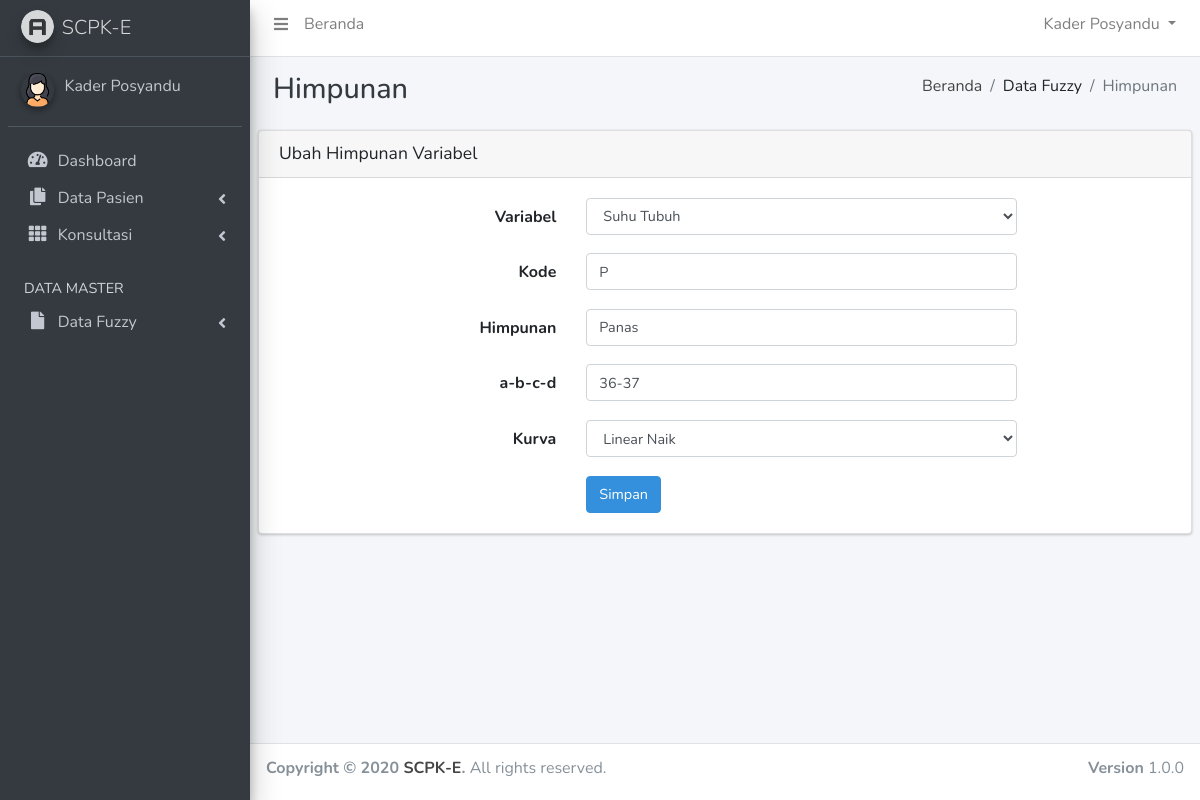
Page /scpk-e/?page=himpunan-input&stat=ubah&id=24 (signed in) on the committed database.
### tables this page shows
CREATE TABLE `himpunan` (
  `id_variabel_himpunan` int(2) NOT NULL,
  `id_variabel` int(2) NOT NULL,
  `kode` varchar(3) NOT NULL,
  `himpunan` varchar(30) NOT NULL,
  `range` varchar(30) NOT NULL,
  `kurva` varchar(20) NOT NULL COMMENT 'diisi jenis kurva'
);

CREATE TABLE `variabel` (
  `id_variabel` int(2) NOT NULL,
  `variabel` varchar(30) NOT NULL,
  `sifat` varchar(30) NOT NULL,
  `jenis` int(1) NOT NULL COMMENT '1. Kriteria, 2. Keputusan'
);

### scpk-e/config/koneksi.php (called while the page is built, shortened)
<?php
function querydb($query)
{
	$result=mysql_query($query) or die ("gagal melakukan Query=$query");
	return $result;
}
?>

### scpk-e/config/library.php (called while the page is built, shortened)
<?php
function antiinjec($data){
  $filter_sql = mysql_real_escape_string(stripslashes(strip_tags(htmlspecialchars($data,ENT_QUOTES))));
  return $filter_sql;
}
?>

### scpk-e/input_himpunan.php (the view, shortened to what this page needs)
<?php
$stat	= @$_GET['stat'];
$id		= (int)antiinjec(@$_GET['id']);
if($stat=="ubah") {
	$hdata=querydb("SELECT id_variabel_himpunan, himpunan, kode, `range`, kurva, id_variabel FROM himpunan WHERE id_variabel_himpunan=$id");
	$data=mysql_fetch_array($hdata);
}
			?>
<div class="content-header">
  <div class="container-fluid">
    <div class="row mb-2">
      <div class="col-sm-6">
        <h1 class="m-0 text-dark">Himpunan</h1>
      </div>
      <div class="col-sm-6">
        <ol class="breadcrumb float-sm-right">
          <li class="breadcrumb-item"><a href="?page=home">Beranda</a></li>
          <li class="breadcrumb-item">Data Fuzzy</li>
          <li class="breadcrumb-item active">Himpunan</li>
        </ol>
      </div>
    </div>
  </div>
</div>
<section class="content">
  	<div class="row">
		<div class="col-12">
			<div class="card">
				<div class="card-header">
					<h2 class="card-title" style="margin-bottom: 1px;"><?php if($stat=="tambah") { echo "Tambah"; } elseif($stat=="ubah") { echo "Ubah"; } ?> Himpunan Variabel</h2>
				</div>
				<div class="card-body">
					<form class="needs-validation" action="?page=himpunan-input&stat=<?php echo $stat; ?>" method="post" enctype="multipart/form-data" name="form1" id="form1" novalidate>
					<div class="form-group row">
						<label for="variabel" class="col-md-4 col-form-label text-md-right">Variabel</label>
						<div class="col-md-6">
							<select class="form-control" name="variabel" required>
								<?php
								$q_drop="SELECT id_variabel, variabel FROM variabel ORDER BY id_variabel ASC";
								$h_drop=querydb($q_drop);
								while($d_drop=mysql_fetch_assoc($h_drop)) {
								?>
								<option value="<?php echo $d_drop['id_variabel']; ?>" <?php if($d_drop['id_variabel']==$data['id_variabel']) { echo "selected"; } ?>><?php echo $d_drop['variabel']; ?></option>
								<?php } ?>
							</select>
						</div>
					</div>
					<div class="form-group row">
						<label for="kode" class="col-md-4 col-form-label text-md-right">Kode</label>
						<div class="col-md-6">
							<input type="text" class="form-control" name="kode" value="<?php echo"$data[kode]";?>" required>
						</div>
					</div>
					<div class="form-group row">
						<label for="himpunan" class="col-md-4 col-form-label text-md-right">Himpunan</label>
						<div class="col-md-6">
							<input type="text" class="form-control" name="himpunan" value="<?php echo"$data[himpunan]";?>" required>
						</div>
					</div>
					<div class="form-group row">
						<label for="range" class="col-md-4 col-form-label text-md-right">a-b-c-d</label>
						<div class="col-md-6">
							<input type="text" class="form-control" name="range" value="<?php echo"$data[range]";?>" required>
						</div>
					</div>
					<div class="form-group row">
						<label for="kurva" class="col-md-4 col-form-label text-md-right">Kurva</label>
						<div class="col-md-6">
							<select class="form-control" name="kurva" required>
								<option value="Linear Naik" <?php if($data['kurva']=="Linear Naik") { echo "selected"; } ?>>Linear Naik</option>
							</select>
						</div>
					</div>
					<div class="form-group row mb-0">
						<div class="col-md-8 offset-md-4">
							<button type="submit" class="btn btn-primary" value="Simpan" name="stat_simpan">Simpan</button>
						</div>
					</div>
					</form>
				</div>
			</div>
		</div>
	</div>
</section>

### rows in the picture
himpunan: variabel "Suhu Tubuh", kode "P", himpunan "Panas", range "36-37", kurva "Linear Naik"
